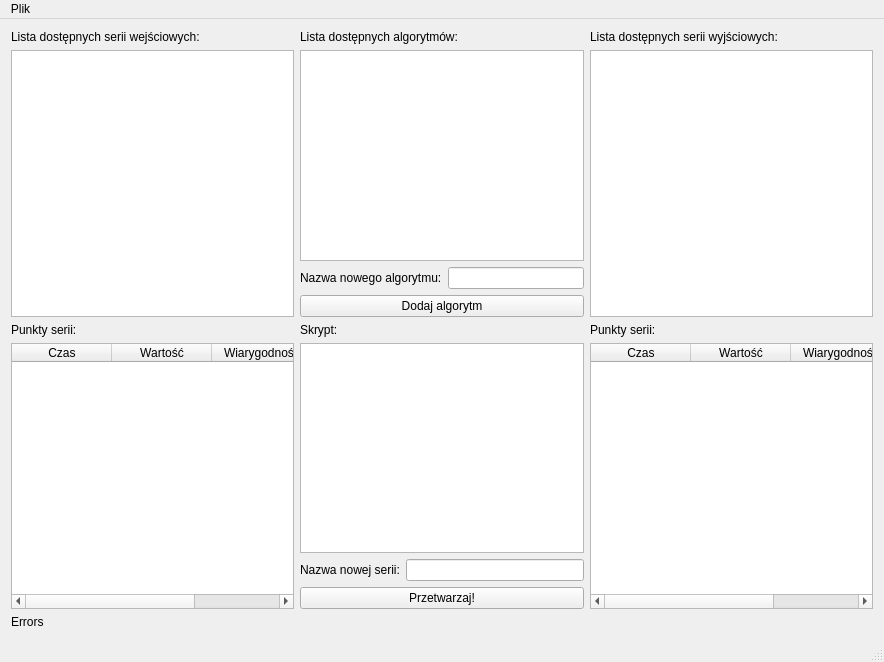
<?xml version="1.0" encoding="UTF-8"?>
<ui version="4.0">
 <class>MainWindow</class>
 <widget class="QMainWindow" name="MainWindow">
  <property name="geometry">
   <rect>
    <x>0</x>
    <y>0</y>
    <width>884</width>
    <height>662</height>
   </rect>
  </property>
  <property name="windowTitle">
   <string>Snakes, snakes...</string>
  </property>
  <widget class="QWidget" name="centralWidget">
   <layout class="QGridLayout" name="gridLayout">
    <item row="0" column="0">
     <layout class="QVBoxLayout" name="verticalLayout">
      <item>
       <widget class="QLabel" name="label_Lista_dostepnych_serii_wejsciowych">
        <property name="text">
         <string>Lista dostępnych serii wejściowych:</string>
        </property>
       </widget>
      </item>
      <item>
       <widget class="QListWidget" name="series"/>
      </item>
      <item>
       <widget class="QLabel" name="label_Punkty_serii">
        <property name="text">
         <string>Punkty serii:</string>
        </property>
       </widget>
      </item>
      <item>
       <widget class="QTableWidget" name="points">
        <property name="enabled">
         <bool>true</bool>
        </property>
        <property name="frameShadow">
         <enum>QFrame::Sunken</enum>
        </property>
        <property name="midLineWidth">
         <number>0</number>
        </property>
        <property name="wordWrap">
         <bool>true</bool>
        </property>
        <column>
         <property name="text">
          <string>Czas</string>
         </property>
        </column>
        <column>
         <property name="text">
          <string>Wartość</string>
         </property>
        </column>
        <column>
         <property name="text">
          <string>Wiarygodność</string>
         </property>
        </column>
       </widget>
      </item>
     </layout>
    </item>
    <item row="0" column="2">
     <layout class="QVBoxLayout" name="verticalLayout_3">
      <item>
       <widget class="QLabel" name="label_Lista_dostepnych_serii_wyjsciowych">
        <property name="text">
         <string>Lista dostępnych serii wyjściowych:</string>
        </property>
       </widget>
      </item>
      <item>
       <widget class="QListWidget" name="series_2"/>
      </item>
      <item>
       <widget class="QLabel" name="label_Punkty_serii_2">
        <property name="text">
         <string>Punkty serii:</string>
        </property>
       </widget>
      </item>
      <item>
       <widget class="QTableWidget" name="points_2">
        <column>
         <property name="text">
          <string>Czas</string>
         </property>
        </column>
        <column>
         <property name="text">
          <string>Wartość</string>
         </property>
        </column>
        <column>
         <property name="text">
          <string>Wiarygodność</string>
         </property>
        </column>
       </widget>
      </item>
     </layout>
    </item>
    <item row="0" column="1">
     <layout class="QVBoxLayout" name="verticalLayout_2">
      <item>
       <widget class="QLabel" name="label_Lista_dostepnych_algorytmow">
        <property name="text">
         <string>Lista dostępnych algorytmów:</string>
        </property>
       </widget>
      </item>
      <item>
       <widget class="QListWidget" name="algorithms"/>
      </item>
      <item>
       <layout class="QHBoxLayout" name="horizontalLayout_2">
        <item>
         <widget class="QLabel" name="label_Nazwa_nowego_algorytmu">
          <property name="text">
           <string>Nazwa nowego algorytmu:</string>
          </property>
         </widget>
        </item>
        <item>
         <widget class="QLineEdit" name="new_algorithm_name"/>
        </item>
       </layout>
      </item>
      <item>
       <widget class="QPushButton" name="pushButton_Dodaj_algorytm">
        <property name="text">
         <string>Dodaj algorytm</string>
        </property>
       </widget>
      </item>
      <item>
       <widget class="QLabel" name="label_Skrypt">
        <property name="text">
         <string>Skrypt:</string>
        </property>
       </widget>
      </item>
      <item>
       <widget class="QTextEdit" name="script">
        <property name="readOnly">
         <bool>true</bool>
        </property>
       </widget>
      </item>
      <item>
       <layout class="QHBoxLayout" name="horizontalLayout">
        <item>
         <widget class="QLabel" name="label_Nazwa_nowej_serii">
          <property name="text">
           <string>Nazwa nowej serii:</string>
          </property>
         </widget>
        </item>
        <item>
         <widget class="QLineEdit" name="new_series_name"/>
        </item>
       </layout>
      </item>
      <item>
       <widget class="QPushButton" name="pushButton_Przetwarzaj">
        <property name="text">
         <string>Przetwarzaj!</string>
        </property>
       </widget>
      </item>
     </layout>
    </item>
    <item row="1" column="0">
     <widget class="QLabel" name="label_errors">
      <property name="text">
       <string>Errors</string>
      </property>
     </widget>
    </item>
   </layout>
  </widget>
  <widget class="QMenuBar" name="menuBar">
   <property name="geometry">
    <rect>
     <x>0</x>
     <y>0</y>
     <width>884</width>
     <height>25</height>
    </rect>
   </property>
   <widget class="QMenu" name="menuPlik">
    <property name="title">
     <string>Plik</string>
    </property>
    <addaction name="loadSeries"/>
    <addaction name="loadAlgorithm"/>
    <addaction name="separator"/>
    <addaction name="saveCurrentInputSeries"/>
    <addaction name="saveCurrentOutputSeries"/>
    <addaction name="saveCurrentAlgorithm"/>
    <addaction name="separator"/>
    <addaction name="deleteCurrentInputSeries"/>
    <addaction name="deleteCurrentOutputSeries"/>
    <addaction name="deleteCurrentAlgorithm"/>
    <addaction name="separator"/>
    <addaction name="end"/>
   </widget>
   <addaction name="menuPlik"/>
  </widget>
  <widget class="QStatusBar" name="statusBar"/>
  <action name="loadAlgorithm">
   <property name="text">
    <string>Wczytaj algorytm z pliku...</string>
   </property>
  </action>
  <action name="saveCurrentOutputSeries">
   <property name="text">
    <string>Zapisz bieżącą serię wyjściową do pliku...</string>
   </property>
  </action>
  <action name="deleteCurrentInputSeries">
   <property name="text">
    <string>Usuń bieżącą serię wejściową...</string>
   </property>
  </action>
  <action name="deleteCurrentAlgorithm">
   <property name="text">
    <string>Usuń bieżący algorytm...</string>
   </property>
  </action>
  <action name="loadSeries">
   <property name="text">
    <string>Wczytaj serię z pliku...</string>
   </property>
  </action>
  <action name="saveCurrentAlgorithm">
   <property name="text">
    <string>Zapisz bieżący algorytm do pliku...</string>
   </property>
  </action>
  <action name="deleteCurrentOutputSeries">
   <property name="text">
    <string>Usuń bieżącą serię wyjściową...</string>
   </property>
  </action>
  <action name="saveCurrentInputSeries">
   <property name="text">
    <string>Zapisz bieżącą serię wejściową do pliku</string>
   </property>
  </action>
  <action name="end">
   <property name="text">
    <string>Zakończ</string>
   </property>
  </action>
 </widget>
 <layoutdefault spacing="6" margin="11"/>
 <resources/>
 <connections/>
</ui>
